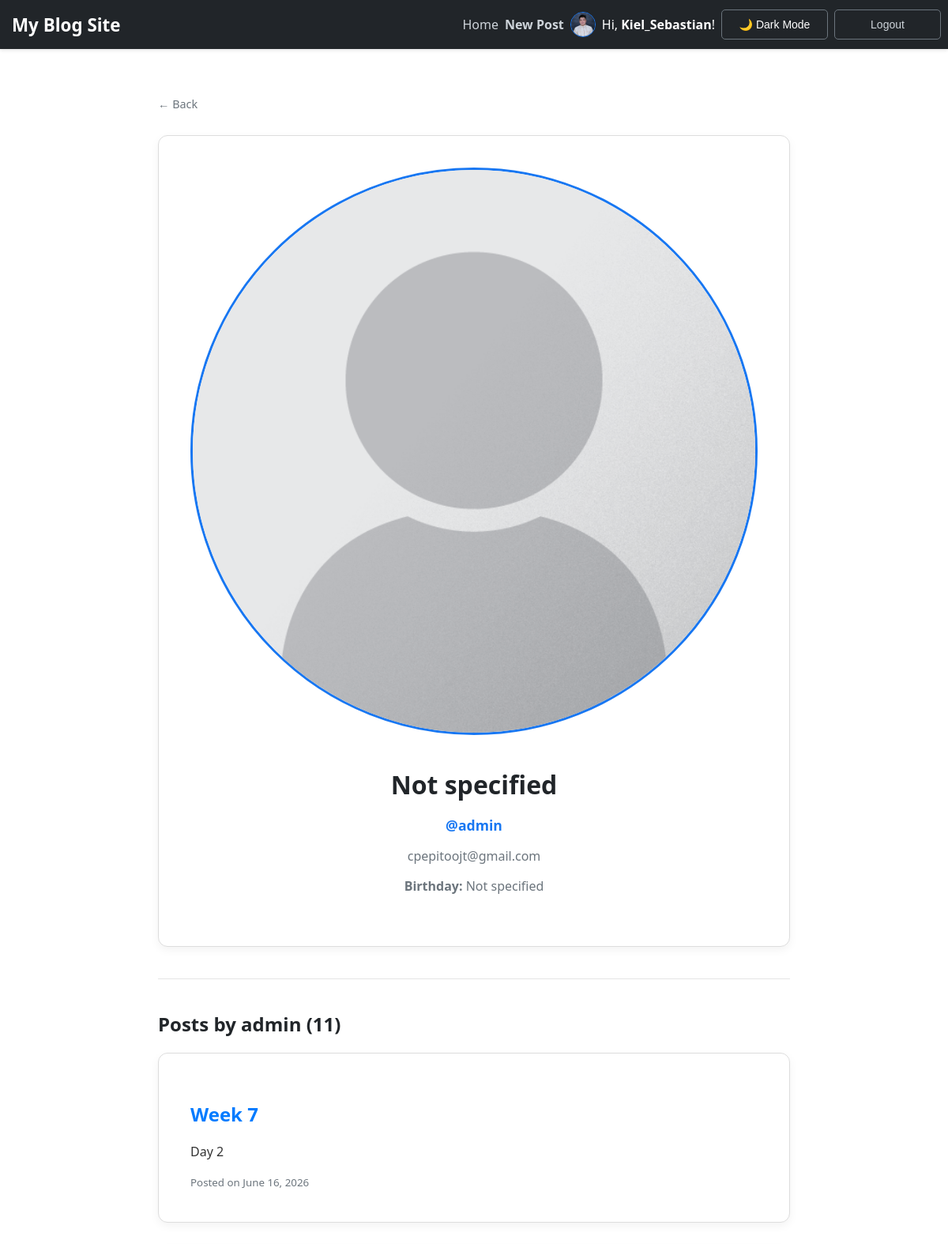
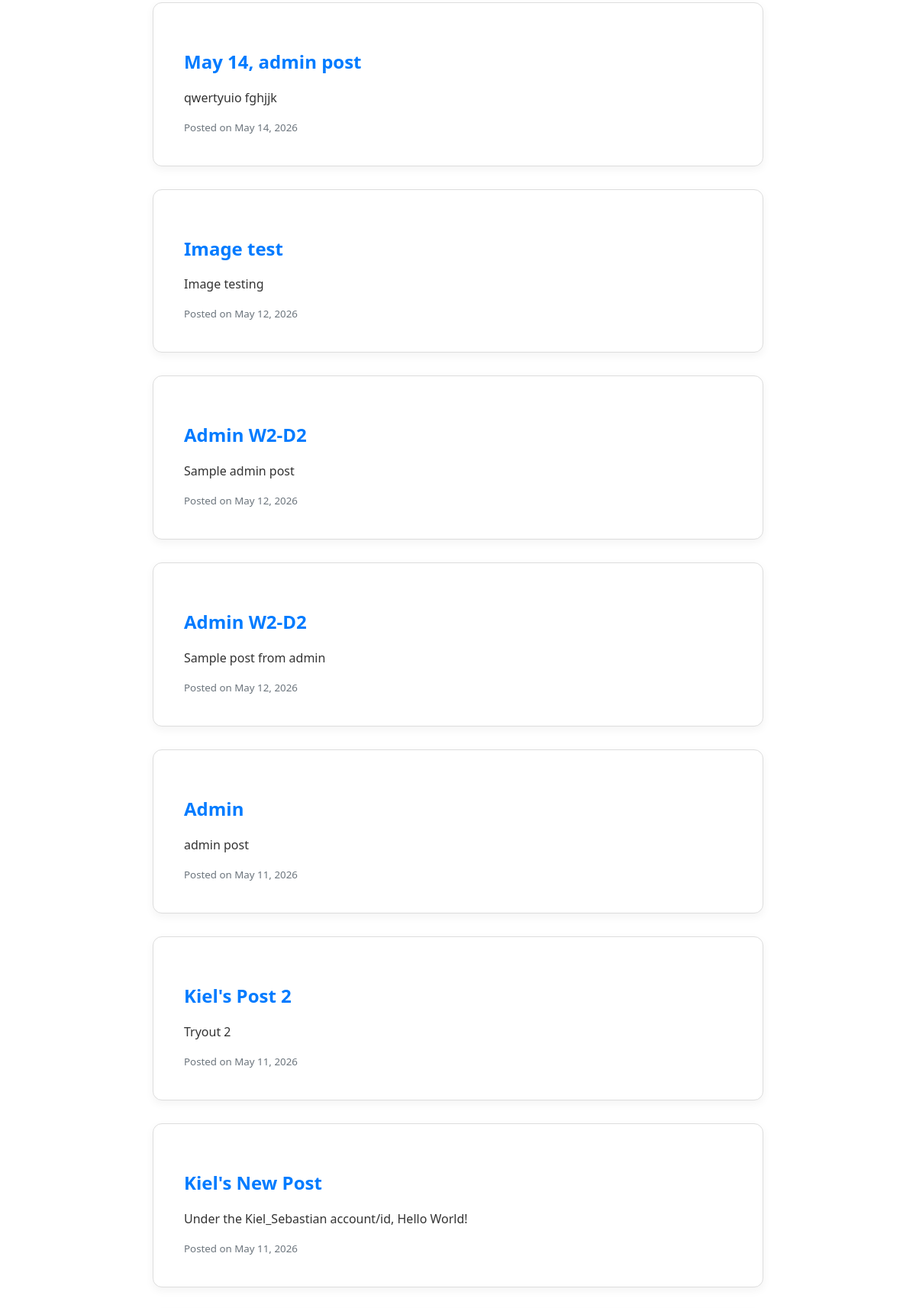
The app's page /user/admin/ (signed in, upper part) with its own data (2 pictures, top to bottom).
### blog/models.py (models this page shows, shortened)
class Profile(models.Model):
    user = models.OneToOneField(User, on_delete=models.CASCADE)
    image = models.ImageField(default='default.jpg', upload_to='profile_pics')
    bio = models.TextField(max_length=500, blank=True, help_text="Short description")
    birth_date = models.DateField(null=True, blank=True, verbose_name="Date of Birth")
    gender_3nf = models.ForeignKey(GenderLookup, on_delete=models.SET_NULL, null=True, blank=True)
    civil_status_3nf = models.ForeignKey(CivilStatusLookup, on_delete=models.SET_NULL, null=True, blank=True)
    citizenship_3nf = models.ForeignKey(CitizenshipLookup, on_delete=models.SET_NULL, null=True, blank=True)
    citizenship_acquisition_3nf = models.ForeignKey(CitizenshipAcqLookup, on_delete=models.SET_NULL, null=True, blank=True)
    middle_name = models.CharField(max_length=100, blank=True, null=True)
    name_extension = models.CharField(max_length=20, blank=True, null=True)
    place_of_birth = models.CharField(max_length=255, blank=True, null=True)
    employee_number = models.CharField(max_length=50, blank=True, null=True)
    dual_citizenship_country = models.CharField(max_length=100, blank=True, null=True)
    mobile_number = models.CharField(max_length=20, blank=True, null=True)
    class Meta: db_table = 'pds_personal_information'

class Post(models.Model):
    title = models.CharField(max_length=100)
    content = models.TextField()
    date_posted = models.DateTimeField(auto_now=True)
    author = models.ForeignKey(User, on_delete=models.CASCADE)
    image = models.ImageField(null=True, blank=True, upload_to=user_directory_path)

### blog/views.py (the view)
# urls.py: path('user/<str:username>/', views.user_profile_view, name='user-profile'),
def user_profile_view(request, username):
    from datetime import date as date_type
    profile_user = get_object_or_404(User, username=username)
    user_posts = Post.objects.filter(author=profile_user).order_by('-date_posted')
    can_view_full_pds = (request.user == profile_user or request.user.is_superuser)
    profile_age = None
    try:
        bd = profile_user.profile.birth_date
        if bd:
            today = date_type.today()
            profile_age = today.year - bd.year - (
                (today.month, today.day) < (bd.month, bd.day)
            )
    except Profile.DoesNotExist:
        pass
    context = {
        'profile_user': profile_user,
        'posts': user_posts,
        'can_view_full_pds': can_view_full_pds,
        'profile_age': profile_age,
    }
    return render(request, 'blog/user_profile.html', context)

### blog/templates/blog/user_profile.html (shortened to what this page needs)
{% extends "blog/base.html" %}
{% block content %}
<div class="card profile-main-card" style="text-align: center; padding: 40px; margin-top: 20px;">
    <div style="display: flex; justify-content: center; margin-bottom: 20px;">
        <img src="{{ profile_user.profile.image.url }}" alt="{{ profile_user.username }}"
             style="width: 120px; height: 120px; border-radius: 50%; border: 3px solid #1877F2; object-fit: cover;">
    </div>
    <h1 class="profile-name" style="font-size: 2rem; margin-bottom: 5px;">
        {{ profile_user.first_name|default:"Not specified" }}
    </h1>
    <p class="profile-username" style="font-weight: bold; color: #1877F2; margin-bottom: 5px; font-size: 1.1rem;">
        @{{ profile_user.username }}
    </p>
    <p class="profile-email" style="color: #6c757d; margin-bottom: 5px;">
        {{ profile_user.email|default:"Not specified" }}
    </p>
    <p style="color: #6c757d; margin-bottom: 25px;">
        <strong>Birthday:</strong>
        {% if profile_user.profile.birth_date %}
            {{ profile_user.profile.birth_date|date:"F d, Y" }}
        {% else %}
            Not specified
        {% endif %}
    </p>
</div>
<hr style="border: 0; border-top: 1px solid rgba(0,0,0,0.1); margin: 40px 0;">
<h2 class="profile-posts-heading" style="margin-bottom: 20px;">Posts by {{ profile_user.username }} ({{ posts.count }})</h2>
{% for post in posts %}
    <article class="card">
        <div class="article-body">
            <h2><a class="article-title" href="{% url 'post-detail' post.pk %}" style="text-decoration: none; color: #007bff;">{{ post.title }}</a></h2>
            <p class="article-content">{{ post.content|truncatewords:30 }}</p>
            <small style="color: #6c757d;">Posted on {{ post.date_posted|date:"F d, Y" }}</small>
        </div>
    </article>
{% empty %}
    <div class="card" style="text-align: center; padding: 30px;">
        <p>This user hasn't posted anything yet.</p>
    </div>
{% endfor %}
{% endblock %}

### blog/templates/blog/base.html (shortened to what this page needs)
{% load static %}
<!DOCTYPE html>
<html lang="en">
<head>
    <link rel="stylesheet" type="text/css" href="{% static 'blog/main.css' %}">
</head>
<body>
    <nav class="navbar">
        <div class="nav-container">
            <a href="{% url 'blog-home' %}" class="nav-logo">My Blog Site</a>
            <div class="nav-links">
                <a href="{% url 'blog-home' %}">Home</a>
                {% if user.is_authenticated %}
                    <a href="{% url 'post-create' %}" style="font-weight: 600;">New Post</a>
                    <a href="{% url 'user-profile' user.username %}" style="display: inline-flex; align-items: center; text-decoration: none;">
                        <img src="{{ user.profile.image.url }}" alt="Nav Profile" style="width: 30px; height: 30px; border-radius: 50%; border: 1px solid #1877F2; object-fit: cover; margin-right: 8px;">
                        <span style="color: #fff;">Hi, <strong>{{ user.username }}</strong>!</span>
                    </a>
                    <button id="theme-toggle" class="theme-toggle-btn">🌙 Dark Mode</button>
                    <form method="post" action="{% url 'logout' %}" style="display:inline;">
                        <button type="submit" class="nav-logout-btn">Logout</button>
                    </form>
                {% else %}
                    <a href="{% url 'login' %}">Login</a>
                    <a href="{% url 'register' %}">Register</a>
                {% endif %}
            </div>
        </div>
    </nav>
    <div class="main-wrapper" style="margin-top: 60px;">
        {% if request.path != '/' %}
            <div style="margin-bottom: 30px;">
                <a href="{% url 'blog-home' %}" style="text-decoration: none; color: #6c757d; font-size: 0.9rem; display: flex; align-items: center; gap: 5px;">
                    &larr; Back
                </a>
            </div>
        {% endif %}
        {% block content %}{% endblock %}
    </div>
</body>
</html>

### blog/static/blog/main.css (style rules this page uses)
body { background-color: #f0f2f5; font-family: 'Segoe UI', Roboto, Helvetica, Arial, sans-serif; margin: 0; color: #1c1e21; }
.navbar { background-color: #212529; padding: 0.75rem 0; box-shadow: 0 2px 4px rgba(0,0,0,0.1); position: sticky; top: 0; z-index: 1000; }
.nav-container { max-width: 98%; width: 100%; margin: 0 auto; display: flex; justify-content: space-between; align-items: center; padding: 0 15px; }
.nav-logo { color: white !important; text-decoration: none; font-size: 1.4rem; font-weight: bold; margin-left: 0; }
.nav-links { display: flex; align-items: center; gap: 25px; }
.nav-links a { color: #ced4da; text-decoration: none; font-weight: 500; }
.nav-logout-btn { background: transparent; border: 1px solid #6c757d; color: #ced4da; padding: 6px 15px; border-radius: 4px; cursor: pointer; }
.main-wrapper { max-width: 800px; margin: 60px auto; padding: 0 20px; }
.card { background: white; border-radius: 12px; border: 1px solid #ddd; padding: 40px; margin-bottom: 30px; box-shadow: 0 4px 12px rgba(0,0,0,0.05); }
.content-section img, .card img { width: 100% !important; max-width: 100% !important; height: auto !important; display: block !important; margin: 0 auto 20px !important; border-radius: 8px; }

### blog/templates/blog/base.html (style rules this page uses)
body { background-color: #ffffff; color: #212529; transition: background-color 0.3s, color 0.3s; }
.article-content { color: #333333; }
.theme-toggle-btn, .nav-logout-btn { width: 135px !important; height: 38px !important; display: inline-flex !important; justify-content: center !important; align-items: center !important; box-sizing: border-box !important; padding: 0 !important; font-size: 14px !important; font-weight: 500 !important; border-radius: 5px !important; cursor: pointer; transition: all 0.2s ease-in-out; }
.theme-toggle-btn { background: transparent; color: #ffffff; border: 1px solid #6c757d; }
.nav-logout-btn { background: transparent; color: #ced4da !important; border: 1px solid #6c757d; }
.nav-links { gap: 8px !important; align-items: center !important; display: flex !important; }
.nav-links > a, .nav-links > button, .nav-links > form { margin-right: 0 !important; }

### records on screen
Post: title "Week 7", content "Day 2", date_posted "June 16, 2026"
Post: title "May 14, admin post", content "qwertyuio fghjjk", date_posted "May 14, 2026"
Post: title "Image test", content "Image testing", date_posted "May 12, 2026"
Post: title "Admin W2-D2", content "Sample admin post", date_posted "May 12, 2026"
Post: title "Admin W2-D2", content "Sample post from admin", date_posted "May 12, 2026"
Post: title "Admin", content "admin post", date_posted "May 11, 2026"
Post: title "Kiel's Post 2", content "Tryout 2", date_posted "May 11, 2026"
Post: title "Kiel's New Post", content "Under the Kiel_Sebastian account/id, Hello World!", date_posted "May 11, 2026"

### other values on screen
{{ user.username }} "Kiel_Sebastian"
{{ profile_user.first_name|default:"Not specified" }} "Not specified"
{{ profile_user.username }} "admin"
{{ profile_user.email|default:"Not specified" }} "cpepitoojt@gmail.com"
{{ posts.count }} "11"
